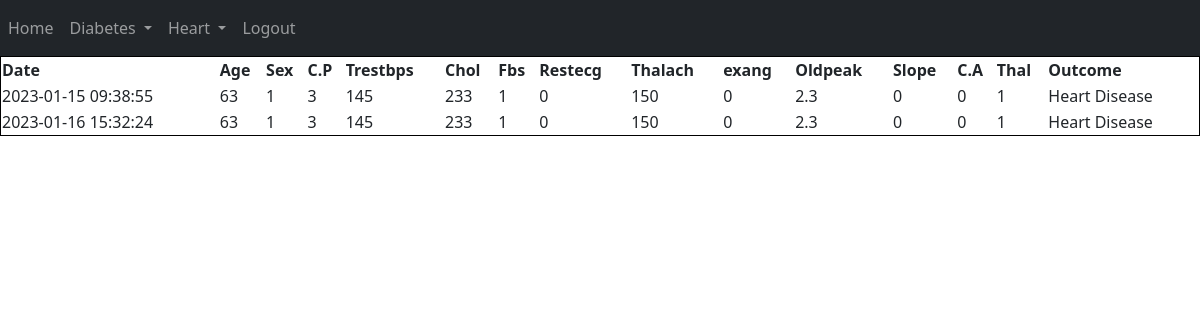
The app's page /heart_history (signed in), older data.
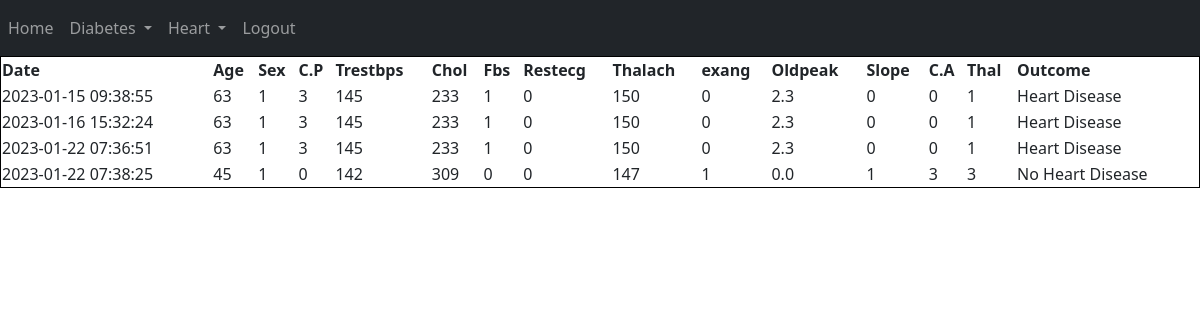
The same page, newer data.
### website/models.py (models this page shows)
class Heart(db.Model):
    id = db.Column(db.Integer, primary_key=True)
    date = db.Column(db.DateTime(timezone=True), default=func.now())
    age = db.Column(db.Integer)
    sex = db.Column(db.String(8))
    cp = db.Column(db.String(4))
    trestbps = db.Column(db.Integer)
    chol = db.Column(db.Integer)
    fbs = db.Column(db.String(2))
    restecg = db.Column(db.String(3))
    thalach = db.Column(db.Integer)
    exang = db.Column(db.String(2))
    oldpeak = db.Column(db.Float(3))
    slope = db.Column(db.String(3))
    ca = db.Column(db.String(5))
    thal = db.Column(db.String(4))
    outcome = db.Column(db.String(10000))
    user_id = db.Column(db.Integer, db.ForeignKey('user.id'))

### website/views.py (the view)
@views.route("/heart_history")
@login_required
def heart_history():
    return render_template('heart_history.html', user=current_user)

### website/__init__.py (called while the page is built)
def create_app():
    app = Flask(__name__)
    app.config['SECRET_KEY'] = 'uuhfurhfueih hfu iehfuci heuh eusjhc nsjv nsweur'
    app.config['SQLALCHEMY_DATABASE_URI'] = f'sqlite:///{DB_NAME}'
    db.init_app(app)
    from .views import views
    from .auth import auth
    app.register_blueprint(views, url_prefix="/")
    app.register_blueprint(auth, url_prefix="/")
    from .models import User, Diabetes, Heart
    create_database(app)
    login_manager = LoginManager()
    login_manager.login_view = 'auth.login'
    login_manager.init_app((app))
    @login_manager.user_loader
    def load_user(id):
        return User.query.get(int(id))
    return app

### website/templates/heart_history.html
{% include 'nav(logged).html' %}
<table style="border:1px solid black;
width: 100%;">
    <tr>
    <th>Date</th>
    <th>Age</th>
    <th>Sex</th>
    <th>C.P</th>
    <th>Trestbps</th>
    <th>Chol</th>
    <th>Fbs</th>
    <th>Restecg</th>
    <th>Thalach</th>
    <th>exang</th>
    <th>Oldpeak</th>
    <th>Slope</th>
    <th>C.A</th>
    <th>Thal</th>
    <th>Outcome</th>
    </tr>
    {% for heart in user.heart %}
    <tr>
        <td>{{ heart.date }}</td>
        <td>{{ heart.age }}</td>
        <td>{{ heart.sex }}</td>
        <td>{{ heart.cp }}</td>
        <td>{{ heart.trestbps }}</td>
        <td>{{ heart.chol }}</td>
        <td>{{ heart.fbs }}</td>
        <td>{{ heart.restecg }}</td>
        <td>{{ heart.thalach }}</td>
        <td>{{ heart.exang }}</td>
        <td>{{ heart.oldpeak }}</td>
        <td>{{ heart.slope }}</td>
        <td>{{ heart.ca }}</td>
        <td>{{ heart.thal }}</td>
        <td>{{ heart.outcome }}</td>
    </tr>
        {% endfor %}
</table>

### website/templates/nav(logged).html (shortened to what this page needs)
<!DOCTYPE HTML>
    <head>
        <link rel="stylesheet" href="https://stackpath.bootstrapcdn.com/bootstrap/5.0.0-alpha1/css/bootstrap.min.css"
>
    </head>
    <body>
<nav class="navbar navbar-expand-lg navbar-dark bg-dark">
    <div class="collapse navbar-collapse" id="navbar">
        <div class="navbar-nav mr-auto">
            <a href="/home" class="nav-item nav-link" id="home">Home</a>
        </div>
        <div class="navbar-nav ml-auto">
            <li class="nav-item dropdown">
                <a class="nav-link dropdown-toggle" href="#" id="navbarDropdown" role="button" data-toggle="dropdown" aria-haspopup="true" aria-expanded="false">
                  Diabetes
                </a>
              </li>
              <li class="nav-item dropdown">
                <a class="nav-link dropdown-toggle" href="#" id="navbarDropdown" role="button" data-toggle="dropdown" aria-haspopup="true" aria-expanded="false">
                  Heart
                </a>
              </li>
            <a href="/logout" class="nav-item nav-link" id="logout">Logout</a>
        </div>
    </div>
</nav>
    </body>
</html>

Row changes from the older to the newer data that the page shows:
added Heart: date "2023-01-22 07:36:51", age "63", sex "1", cp "3", trestbps "145", chol "233", fbs "1", restecg "0", thalach "150", exang "0", oldpeak "2.3", slope "0", ca "0", thal "1", outcome "Heart Disease"
added Heart: date "2023-01-22 07:38:25", age "45", sex "1", cp "0", trestbps "142", chol "309", fbs "0", restecg "0", thalach "147", exang "1", oldpeak "0.0", slope "1", ca "3", thal "3", outcome "No Heart Disease"
